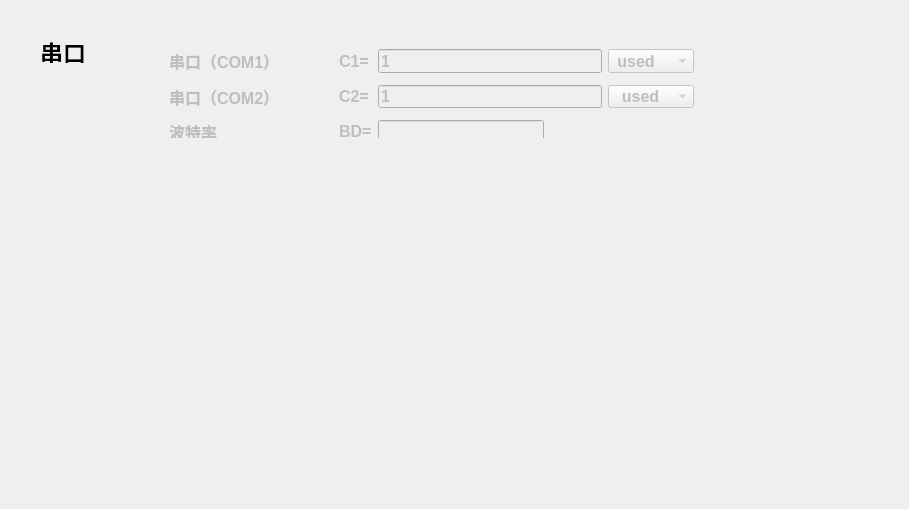
   <widget class="QWidget" name="tab_6">
    <attribute name="title">
     <string>通讯端口</string>
    </attribute>
    <widget class="QWidget" name="widget_6" native="true">
     <property name="geometry">
      <rect>
       <x>0</x>
       <y>0</y>
       <width>900</width>
       <height>500</height>
      </rect>
     </property>
     <property name="font">
      <font>
       <pointsize>12</pointsize>
       <weight>75</weight>
       <bold>true</bold>
      </font>
     </property>
     <widget class="QLabel" name="label_99">
      <property name="geometry">
       <rect>
        <x>40</x>
        <y>40</y>
        <width>61</width>
        <height>23</height>
       </rect>
      </property>
      <property name="font">
       <font>
        <pointsize>17</pointsize>
        <weight>75</weight>
        <bold>true</bold>
       </font>
      </property>
      <property name="text">
       <string>串口</string>
      </property>
     </widget>
     <widget class="QWidget" name="widget_7" native="true">
      <property name="geometry">
       <rect>
        <x>160</x>
        <y>40</y>
        <width>595</width>
        <height>98</height>
       </rect>
      </property>
      <widget class="QLabel" name="label_11">
       <property name="geometry">
        <rect>
         <x>453</x>
         <y>9</y>
         <width>16</width>
         <height>18</height>
        </rect>
       </property>
       <property name="font">
        <font>
         <pointsize>12</pointsize>
         <weight>75</weight>
         <bold>true</bold>
        </font>
       </property>
       <property name="text">
        <string/>
       </property>
      </widget>
      <widget class="QLabel" name="label_125">
       <property name="geometry">
        <rect>
         <x>453</x>
         <y>67</y>
         <width>90</width>
         <height>16</height>
        </rect>
       </property>
       <property name="text">
        <string/>
       </property>
      </widget>
      <widget class="QLabel" name="label_12">
       <property name="geometry">
        <rect>
         <x>452</x>
         <y>38</y>
         <width>16</width>
         <height>18</height>
        </rect>
       </property>
       <property name="text">
        <string/>
       </property>
      </widget>
      <widget class="QWidget" name="layoutWidget">
       <property name="geometry">
        <rect>
         <x>9</x>
         <y>9</y>
         <width>525</width>
         <height>94</height>
        </rect>
       </property>
       <layout class="QGridLayout" name="gridLayout_10">
        <property name="verticalSpacing">
         <number>12</number>
        </property>
        <item row="0" column="0">
         <widget class="QLabel" name="label_100">
          <property name="enabled">
           <bool>false</bool>
          </property>
          <property name="font">
           <font>
            <pointsize>12</pointsize>
            <weight>75</weight>
            <bold>true</bold>
           </font>
          </property>
          <property name="text">
           <string>串口（COM1）            </string>
          </property>
         </widget>
        </item>
        <item row="0" column="1">
         <widget class="QLabel" name="label_101">
          <property name="enabled">
           <bool>false</bool>
          </property>
          <property name="font">
           <font>
            <pointsize>12</pointsize>
            <weight>75</weight>
            <bold>true</bold>
           </font>
          </property>
          <property name="text">
           <string>C1=</string>
          </property>
         </widget>
        </item>
        <item row="0" column="2">
         <widget class="QLineEdit" name="line31">
          <property name="enabled">
           <bool>false</bool>
          </property>
          <property name="text">
           <string>1</string>
          </property>
         </widget>
        </item>
        <item row="0" column="3">
         <widget class="QComboBox" name="combo13">
          <property name="enabled">
           <bool>false</bool>
          </property>
          <property name="font">
           <font>
            <weight>75</weight>
            <bold>true</bold>
           </font>
          </property>
          <item>
           <property name="text">
            <string> used</string>
           </property>
          </item>
          <item>
           <property name="text">
            <string>unused</string>
           </property>
          </item>
         </widget>
        </item>
        <item row="1" column="0">
         <widget class="QLabel" name="label_102">
          <property name="enabled">
           <bool>false</bool>
          </property>
          <property name="font">
           <font>
            <pointsize>12</pointsize>
            <weight>75</weight>
            <bold>true</bold>
           </font>
          </property>
          <property name="text">
           <string>串口（COM2）            </string>
          </property>
         </widget>
        </item>
        <item row="1" column="1">
         <widget class="QLabel" name="label_103">
          <property name="enabled">
           <bool>false</bool>
          </property>
          <property name="font">
           <font>
            <pointsize>12</pointsize>
            <weight>75</weight>
            <bold>true</bold>
           </font>
          </property>
          <property name="text">
           <string>C2=</string>
          </property>
         </widget>
        </item>
        <item row="1" column="2">
         <widget class="QLineEdit" name="line32">
          <property name="enabled">
           <bool>false</bool>
          </property>
          <property name="text">
           <string>1</string>
          </property>
         </widget>
        </item>
        <item row="1" column="3">
         <widget class="QComboBox" name="combo14">
          <property name="enabled">
           <bool>false</bool>
          </property>
          <property name="font">
           <font>
            <weight>75</weight>
            <bold>true</bold>
           </font>
          </property>
          <item>
           <property name="text">
            <string>  used</string>
           </property>
          </item>
          <item>
           <property name="text">
            <string>unused</string>
           </property>
          </item>
         </widget>
        </item>
        <item row="2" column="0">
         <widget class="QLabel" name="label_104">
          <property name="enabled">
           <bool>false</bool>
          </property>
          <property name="font">
           <font>
            <pointsize>12</pointsize>
            <weight>75</weight>
            <bold>true</bold>
           </font>
          </property>
          <property name="text">
           <string>波特率                  </string>
          </property>
         </widget>
        </item>
        <item row="2" column="1">
         <widget class="QLabel" name="label_105">
          <property name="enabled">
           <bool>false</bool>
          </property>
          <property name="font">
           <font>
            <pointsize>12</pointsize>
            <weight>75</weight>
            <bold>true</bold>
           </font>
          </property>
          <property name="text">
           <string>BD=</string>
          </property>
         </widget>
        </item>
        <item row="2" column="2">
         <widget class="QLineEdit" name="line33">
          <property name="enabled">
           <bool>false</bool>
          </property>
          <property name="sizePolicy">
           <sizepolicy hsizetype="Fixed" vsizetype="Fixed">
            <horstretch>0</horstretch>
            <verstretch>0</verstretch>
           </sizepolicy>
          </property>
          <property name="minimumSize">
           <size>
            <width>166</width>
            <height>22</height>
           </size>
          </property>
          <property name="text">
           <string/>
          </property>
         </widget>
        </item>
       </layout>
      </widget>
     </widget>
    </widget>
   </widget>
